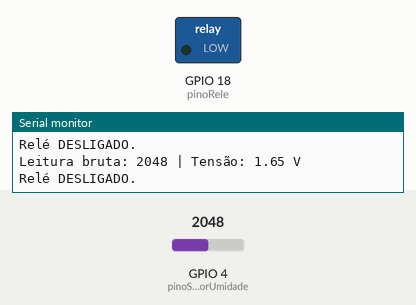
Bench run of a sketch on a simulated ESP32. Shown: switched loads named in the sketch (green lamp = pin HIGH), the last lines printed to the serial monitor. The inputs (shaded band) are chosen by the test bench; at power-on: GPIO 4 (pinoSensorUmidade) = 2048.

Above: at 1.8 s.
1.9 s: GPIO 4 (pinoSensorUmidade) set to 3928
3.4 s: GPIO 4 (pinoSensorUmidade) set to 4071
At 4.4 s:
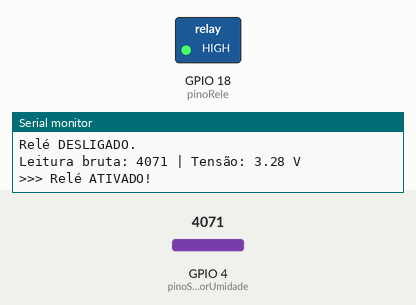
5.5 s: GPIO 4 (pinoSensorUmidade) set to 3960
At 7.1 s:
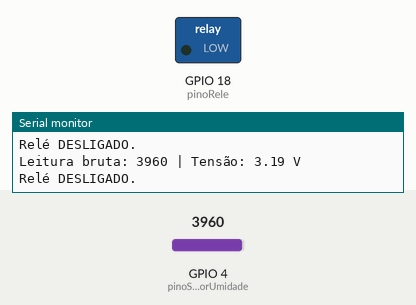
7.5 s: GPIO 4 (pinoSensorUmidade) set to 4040
At 8.7 s:
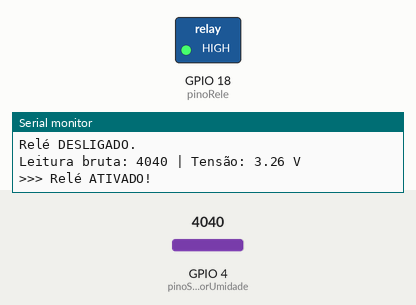
Timing chart, 0 to 10.5 s (numbered marks = the images above; inputs shaded):
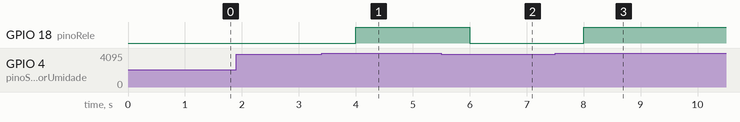

The sketch:

bombacomsensordeumidadedesolo.ino
```cpp
int pinoSensorUmidade = 4;
int pinoRele = 18; // Pino conectado ao relé

void setup() {
  Serial.begin(9600);
  pinMode(pinoSensorUmidade, INPUT);
  pinMode(pinoRele, OUTPUT);
  digitalWrite(pinoRele, LOW); // Relé desligado inicialmente
}

void loop() {
  int leitura = analogRead(pinoSensorUmidade);
  float tensao = leitura * (3.3 / 4095.0); // converte para tensão (ESP32)

  Serial.print("Leitura bruta: ");
  Serial.print(leitura);
  Serial.print(" | Tensão: ");
  Serial.print(tensao);
  Serial.println(" V");

  if (leitura >= 4000) {
    digitalWrite(pinoRele, HIGH); // Liga o relé
    Serial.println(">>> Relé ATIVADO!");
  } else {
    digitalWrite(pinoRele, LOW);  // Desliga o relé
    Serial.println("Relé DESLIGADO.");
  }

  delay(1000);
}
```

Measured:
- the behaviour switches between 3999 and 4000 on GPIO 4 (pinoSensorUmidade) (found by bisection; images 0 and 1)
- after the input at 3.4 s, GPIO 18 (pinoRele): LOW → HIGH after 0.60 s
- after the input at 5.5 s, GPIO 18 (pinoRele): HIGH → LOW after 0.50 s
- after the input at 7.5 s, GPIO 18 (pinoRele): LOW → HIGH after 0.50 s
